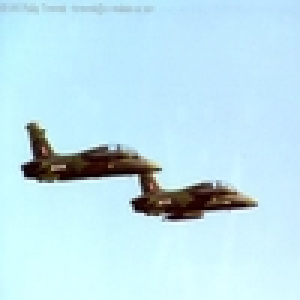
#> input picture examples/0001.jpg, 100 x 100 px (shown 3 times larger)
$ python knn.py --dataset examples
#> lines starting #> are read from the running program, lines starting #| are printed output that depends on the picture
### pyimagesearch/datasets/simpledatasetloader.py
import cv2
import numpy as np
import os

class SimpleDatasetLoader:

    def __init__(self,preprocessors=None):
        self.preprocessors = preprocessors

        if self.preprocessors is None:
            self.preprocessors = []


    def load(self,imagePaths,verbose=-1):
#> called with verbose = 500
        data=[]
        labels=[]

        for (i ,imagePath) in enumerate(imagePaths):
            image = cv2.imread(imagePath)
#> image is the input picture: shape (100, 100, 3); mean B, G, R 236.2, 225.7, 189.7
            label = imagePath.split(os.path.sep)[-2]

            if self.preprocessors is not None:
                for p in self.preprocessors:
                    image = p.preprocess(image)
#> this loop made 1 pass
#> pass 1, in load, `image = p.preprocess(image)`:
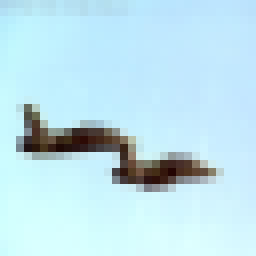
#> image: shape (32, 32, 3) (shown 8 times larger); mean B, G, R 236.3, 225.7, 189.7

            data.append(image)
            labels.append(label)

            if verbose >  0 and i > 0 and (i+1)%verbose == 0:
                print("[INFO] Processed {}/{}".format(i+1,len(imagePaths)))


        return (np.array(data),np.array(labels))

### pyimagesearch/preprocessing/simplepreprocessor.py
import cv2

class SimplePreProcessor:

    def __init__(self,width,height,inter=cv2.INTER_AREA):
        self.width = width
        self.height = height
        self.inter = inter


    def preprocess(self,image):
        return cv2.resize(image,(self.width,self.height),interpolation=self.inter)


### knn.py
import cv2
from sklearn.preprocessing import LabelEncoder
from sklearn.model_selection import train_test_split
from sklearn.neighbors import  KNeighborsClassifier
from sklearn.metrics import classification_report
from pyimagesearch.preprocessing.simplepreprocessor import SimplePreProcessor
from pyimagesearch.datasets.simpledatasetloader import SimpleDatasetLoader
from imutils import paths
import argparse


## comandline arguments
ap = argparse.ArgumentParser()
ap.add_argument("-d", "--dataset", required=True,help="path to input dataset")
ap.add_argument("-k", "--neighbors", type=int, default=1,help="# of nearest neighbors for classification")
ap.add_argument("-j", "--jobs", type=int, default=-1,help="# of jobs for k-NN distance (-1 uses all available cores)")
args = vars(ap.parse_args())

print("[INFO] loading images...")
imagePaths = list(paths.list_images(args["dataset"]))

sp = SimplePreProcessor(32,32)
sdl = SimpleDatasetLoader(preprocessors=[sp])

(data, labels) = sdl.load(imagePaths, verbose=500)

data = data.reshape((data.shape[0], 3072))


le = LabelEncoder()
labels = le.fit_transform(labels)
#> labels = [0]

#> (the run stopped early here; a loop or call above may not have finished)
